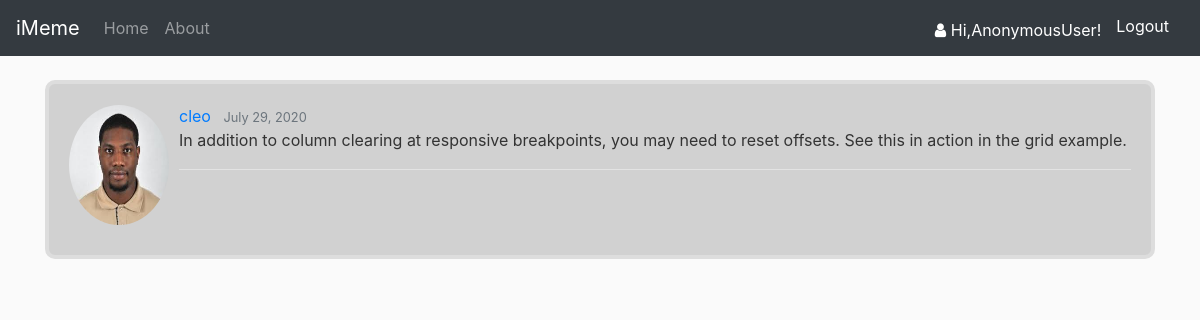
The page /post/8/ on the database its author committed.
### accounts/models.py (models this page shows, shortened)
class Post(models.Model):
	content = models.TextField()
	date_created = models.DateTimeField(auto_now_add=True, null=True)
	blogger = models.ForeignKey(User, on_delete=models.CASCADE)

class Profile(models.Model):
	user = models.OneToOneField(User, null=True, on_delete=models.CASCADE)
	profile_pic = models.ImageField(default="default.png", upload_to='images')
	location =  models.CharField(max_length=200, null=True, blank=True)
	occupation =  models.CharField(max_length=200, null=True, blank=True)
	date_created = models.DateTimeField(auto_now_add=True, null=True)

### accounts/views.py (the view)
# urls.py: path('post/<int:pk>/', PostDetailView.as_view(), name='post-detail'),
class PostDetailView(DetailView):
	model = Post

### accounts/templates/accounts/post_detail.html
{% extends 'accounts/base.html' %}
{% load crispy_forms_tags %}
{% load static %}
{% block content %}
	<article class="media content-section">
		<img class="rounded-circle account-img" src="{{ object.blogger.profile.profile_pic.url }}">
		<div class="media-body">
			<div class="article-metadata">
				<a class="mr-2" href="{% url 'accounts-user' %}">{{ object.blogger }}</a>
				<small class="text-muted">{{ object.date_created|date:"N d, Y" }}</small>
				<p class="article-content">{{ object.content }}</p>
			</div>
		</div>
	</article>
{% endblock content %}

### accounts/static/accounts/base.css (style rules this page uses)
body { background: #fafafa; color: #333333; margin-top: 5rem; }
.content-section { background: #d1d1d1; padding: 20px 20px; border: 4px solid #dddddd; border-radius: 10px; margin-bottom: 15px; }
.article-content { white-space: pre-line; }
.article-metadata { padding-bottom: 1px; margin-bottom: 4px; border-bottom: 1px solid #e3e3e3; }
.account-img { height: 120px; width: 100px; margin-right: 10px; margin-top: 1px; margin-bottom: 10px; }

### rows shown on the page
Post: blogger.profile.profile_pic (picture), blogger "cleo", date_created "July 29, 2020", content "In addition to column clearing at responsive breakpoints, you may need to reset offsets. See this in action in the grid example."

### other values the page prints
{{ request.user }} "AnonymousUser"
